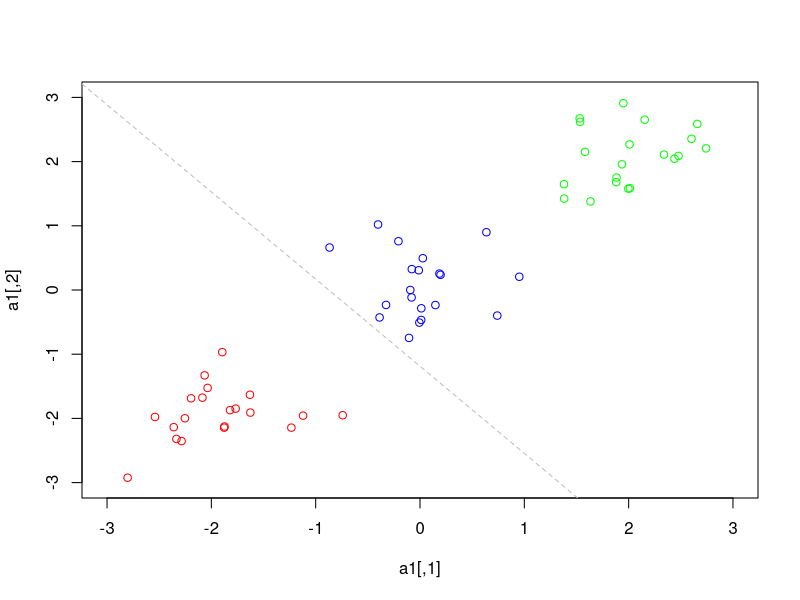

Generate this figure with R:
#####regression on indicator matrix
library(MASS)
library(mvtnorm)
#####Simulate three clusters
a<-matrix(c(0.5,0.1,
            0,0.5),2,2)
Sigma<-a%*%t(a)
set.seed(1)
mu1<-c(-2,-2)
mu2<-c(0,0)
mu3<-c(2,2)

a1<-mvrnorm(20,mu1,Sigma)
a2<-mvrnorm(20,mu2,Sigma)
a3<-mvrnorm(20,mu3,Sigma)

plot(a1,xlim=c(-3,3),ylim=c(-3,3),col="red")
points(a2,col="blue")
points(a3,col="green")

cluster<-rbind(a1,a2,a3)
x<-cbind(rep(1,60),cluster)

y<-matrix(0,nrow=60,ncol=3)
y[1:20,1]=1
y[21:40,2]=2
y[41:60,3]=3

b<-ginv(t(x)%*%x)%*%(t(x)%*%y)
yhat<-apply(x%*%b,1,which.max)

###Only get cluster1 and 3
abline
###
b0<-b[,1]-b[,3]
abline(a=-b0[1]/b0[2],b=-b0[1]/b0[3],col="grey",lty=2)

